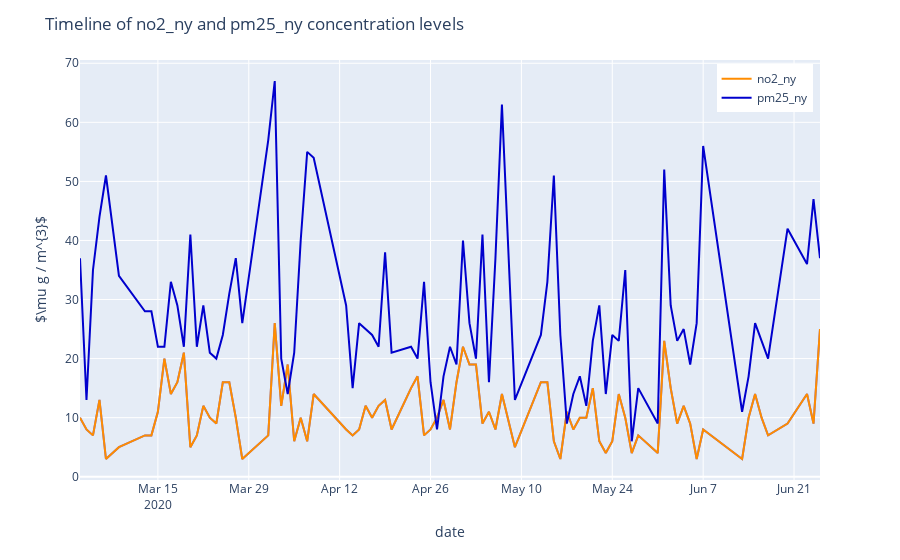

The notebook cell saved with this chart:
### Code cell
# 4.2.2.2) Timeline of pollutant concentration levels
plot_pollutant_concentration_by_date(df_final, 'date', 'no2_ny', 'pm25_ny')
# plot_pollutant_concentration_by_date(df_final, 'date', 'no2_ny_ip', 'pm25_ny_ip')
